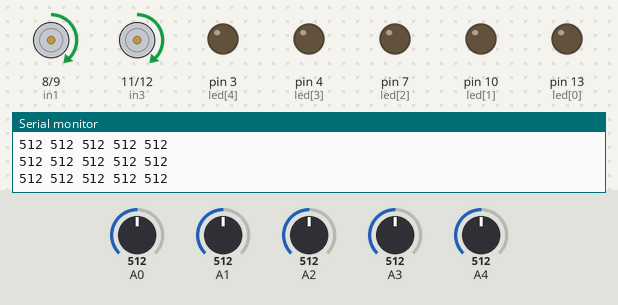
Recording of a sketch running on a simulated Arduino Uno, built with avr-gcc and run on an emulated ATmega328P. Shown: motor-driver pin pairs drawn as motors (green arrow = first pin HIGH = forward, orange = second pin HIGH = backward, longer = more drive, scaled by the enable pin), output pins drawn as LEDs (lit = HIGH), the last lines printed to the serial monitor. The test bench sets the inputs (shaded band); at power-on: A0 = 512, A1 = 512, A2 = 512, A3 = 512, A4 = 512.

Above: at 1.2 s.
1.3 s: A0 set to 763
2.8 s: A0 set to 783
At 4.2 s:
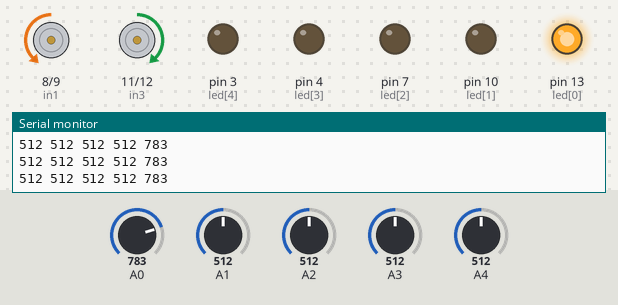
4.5 s: A1 set to 758
6.0 s: A1 set to 785
At 7.2 s:
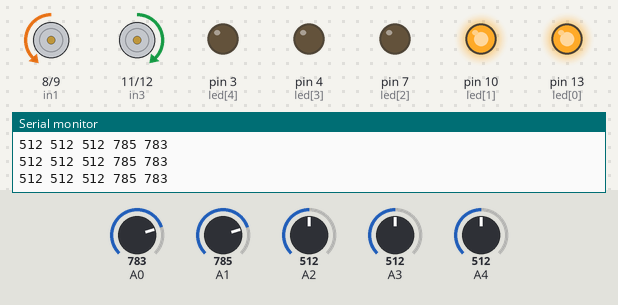
7.5 s: A2 set to 755
9.0 s: A2 set to 777
At 10.2 s:
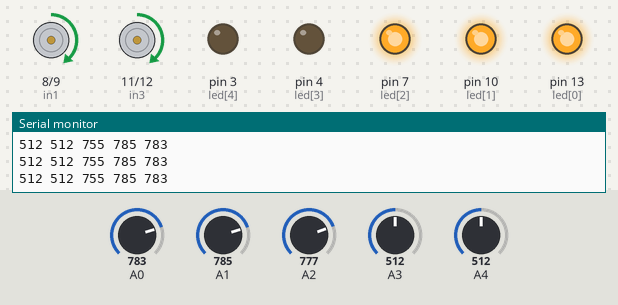
Timing chart, 0 to 11.5 s (numbered marks = the images above; inputs shaded):
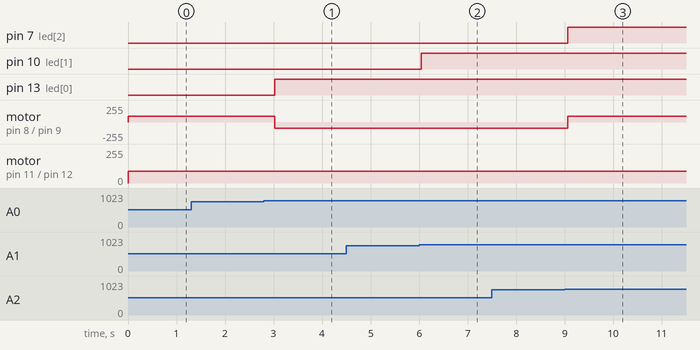

The sketch:

run.ino
```cpp
/// Motor One ///
int enA = 5;
int in1 = 8;
int in2 = 9;

int enB = 6;
int in3 = 11;
int in4 = 12;

int ss_temp = 0;
int ss[5] = {0, 0, 0, 0, 0};
int led[] = { 13, 10, 7, 4, 3 };

float error = 0;
float last_error = 0;
float kp = 30;
float kd = 15;
float pid = 0;

float start_speed = 90;
int intersec = 0;
int BW = 770;

void check_sensor() {
  for (int i = 4; i >= 0; i--) {
    ss_temp = analogRead(i);

    if (ss_temp > BW) {
      ss[4 - i] = 1;
      digitalWrite(led[i], HIGH);
    } else {
      ss[4 - i] = 0;
      digitalWrite(led[i], LOW);
    }
  }

  if (ss[0] == 1 && ss[1] == 1 && ss[2] == 1 && ss[3] == 1 && ss[4] == 1) {
    error = 4;
  } else if (ss[0] == 1 && ss[1] == 1 && ss[2] == 1 && ss[3] == 0 && ss[4] == 0) {
    error = 3;
  } else if (ss[0] == 1 && ss[1] == 1 && ss[2] == 1 && ss[3] == 1 && ss[4] == 0) {
    error = 3;
  } else if (ss[0] == 1 && ss[1] == 1 && ss[2] == 0 && ss[3] == 1 && ss[4] == 0) {
    error = 3;
  } else if (ss[0] == 1 && ss[1] == 1 && ss[2] == 0 && ss[3] == 0 && ss[4] == 1) {
    error = 3;
  } else if (ss[0] == 0 && ss[1] == 1 && ss[2] == 0 && ss[3] == 0 && ss[4] == 0) {
    error = 1;
  } else if (ss[0] == 1 && ss[1] == 0 && ss[2] == 1 && ss[3] == 0 && ss[4] == 0) {
    error = 1;
  } else if (ss[0] == 1 && ss[1] == 1 && ss[2] == 0 && ss[3] == 0 && ss[4] == 0) {
    error = 1;
  } else if (ss[0] == 1 && ss[1] == 0 && ss[2] == 0 && ss[3] == 0 && ss[4] == 0) {
    error = 1;
  } else if (ss[0] == 0 && ss[1] == 1 && ss[2] == 1 && ss[3] == 0 && ss[4] == 0) {
    error = 1;
  }else if (ss[0] == 0 && ss[1] == 0 && ss[2] == 1 && ss[3] == 0 && ss[4] == 0) {
    error = 0;
  } else if (ss[0] == 0 && ss[1] == 1 && ss[2] == 1 && ss[3] == 1 && ss[4] == 0) {
    error = 0;
  } else if (ss[0] == 0 && ss[1] == 0 && ss[2] == 1 && ss[3] == 1 && ss[4] == 0) {
    error = -1;
  } else if (ss[0] == 0 && ss[1] == 0 && ss[2] == 0 && ss[3] == 1 && ss[4] == 0) {
    error = -1;
  } else if (ss[0] == 0 && ss[1] == 0 && ss[2] == 0 && ss[3] == 1 && ss[4] == 1) {
    error = -1;
  } else if (ss[0] == 0 && ss[1] == 0 && ss[2] == 0 && ss[3] == 0 && ss[4] == 1) {
    error = -1;
  } else if (ss[0] == 0 && ss[1] == 0 && ss[2] == 1 && ss[3] == 0 && ss[4] == 1) {
    error = 1;
  } else if (ss[0] == 0 && ss[1] == 0 && ss[2] == 1 && ss[3] == 1 && ss[4] == 1) {
    error = -3;
  } else if (ss[0] == 0 && ss[1] == 1 && ss[2] == 1 && ss[3] == 1 && ss[4] == 1) {
    error = -3;
  } else if (ss[0] == 0 && ss[1] == 1 && ss[2] == 0 && ss[3] == 1 && ss[4] == 1) {
    error = -3;
  } else if (ss[0] == 1 && ss[1] == 0 && ss[2] == 0 && ss[3] == 1 && ss[4] == 1) {
    error = -3;
  } else if (ss[0] == 0 && ss[1] == 0 && ss[2] == 0 && ss[3] == 0 && ss[4] == 0) {
    error = -4;
  }

};

void setup()
{
  Serial.begin(9600);
  /// Set all the motor control pins to outputs ///
  pinMode(enA, OUTPUT);
  pinMode(in1, OUTPUT);
  pinMode(in2, OUTPUT);
  pinMode(enB, OUTPUT);
  pinMode(in3, OUTPUT);
  pinMode(in4, OUTPUT);

  /// Sensor ///
  pinMode(0, INPUT);
  pinMode(1, INPUT);
  pinMode(2, INPUT);
  pinMode(3, INPUT);
  pinMode(4, INPUT);

  /// LED ///
  for(int i=0;i<5; ++i)
  {
    pinMode(led[i], OUTPUT);
  }
}

void loop()
{
  check_sensor();

  if (error == 4)
    intersection();
  else if (error == 3)
    TL();
  else if (error == 1)
    SL();
  else if (error == 0)
    FD();
  else if (error == -1)
    SR();
  else if (error == -3)
    TR();
  else if (error == -4)
    FD();

  output();
}

void output()
{
  Serial.print(analogRead(4));
  Serial.print(" ");
  Serial.print(analogRead(3));
  Serial.print(" ");
  Serial.print(analogRead(2));
  Serial.print(" ");
  Serial.print(analogRead(1));
  Serial.print(" ");
  Serial.print(analogRead(0));
  Serial.println(" ");
  delay(300);
  //  Serial.print(ss[0]);
  //  Serial.print(" ");
  //  Serial.print(ss[1]);
  //  Serial.print(" ");
  //  Serial.print(ss[2]);
  //  Serial.print(" ");
  //  Serial.print(ss[3]);
  //  Serial.print(" ");
  //  Serial.print(ss[4]);
  //  Serial.println(" ");
}

void FD() {
  digitalWrite(in1, HIGH);
  digitalWrite(in2, LOW);
  analogWrite(enA, start_speed);
  digitalWrite(in3, HIGH);
  digitalWrite(in4, LOW);
  analogWrite(enB, start_speed);
}

void BK() {
  digitalWrite(in1, LOW);
  digitalWrite(in2, HIGH);
  analogWrite(enA, start_speed);
  digitalWrite(in3, LOW);
  digitalWrite(in4, HIGH);
  analogWrite(enB, start_speed);
}

void SR() {
  digitalWrite(in3, HIGH);
  digitalWrite(in4, LOW);
  analogWrite(enA, start_speed);
  digitalWrite(in1, LOW);
  digitalWrite(in2, HIGH);
  analogWrite(enB, start_speed);
}

void SL() {
  digitalWrite(in3, LOW);
  digitalWrite(in4, HIGH);
  analogWrite(enA, start_speed);
  digitalWrite(in1, HIGH);
  digitalWrite(in2, LOW);
  analogWrite(enB, start_speed);
}

void TR() {
  AO();
  while (analogRead(1) > BW)
  {
     FD();
  };
  AO();
  while (analogRead(1) < BW)
  {
    SR();
  };
  while (analogRead(1) > BW)
  {
    SR();
  }
  SR();
}

void TL() {
  AO();
  while (analogRead(3) > BW);
  {
    FD();
  }
  AO();
  while (analogRead(3) < BW)
  {
    SL();
  }
  while (analogRead(3) > BW)
  {
    SL();
  }
  SL();
}

void AO() {
  digitalWrite(in1, LOW);
  digitalWrite(in2, LOW);
  digitalWrite(in3, LOW);
  digitalWrite(in4, LOW);
}

void circle()
{
  SR();
}

void finish()
{
  if (intersec >= 3)
    AO();
  else FD();
}

void intersection()
{
  intersec++;
  AO();
  delay(200);
  FD();
  if (intersec > 2)
  {
    TL();
  }
  else
  {
    FD();
    while (analogRead(A3) < BW);
  }
}
```

Measured:
- the behaviour switches between 770 and 771 on A0 (found by bisection; images 0 and 1)
- the behaviour switches between 770 and 771 on A1 (found by bisection; images 1 and 2)
- the behaviour switches between 770 and 771 on A2 (found by bisection; images 2 and 3)
- after the input at 2.8 s, pin 13 (led[0]): LOW → HIGH after 0.22 s; motor on pin 8 (in1) / pin 9 (in2): forward 90/255 → backward 90/255 after 0.22 s
- after the input at 6.0 s, pin 10 (led[1]): LOW → HIGH at once
- after the input at 9.0 s, pin 7 (led[2]): LOW → HIGH after 0.06 s; motor on pin 8 (in1) / pin 9 (in2): backward 90/255 → forward 90/255 after 0.06 s
